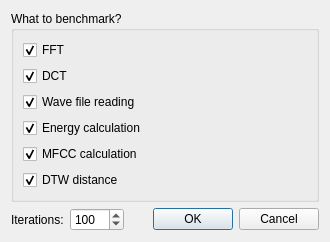
<?xml version="1.0" encoding="UTF-8"?>
<ui version="4.0">
 <class>BenchmarkDialog</class>
 <widget class="QDialog" name="BenchmarkDialog">
  <property name="geometry">
   <rect>
    <x>0</x>
    <y>0</y>
    <width>330</width>
    <height>214</height>
   </rect>
  </property>
  <property name="windowTitle">
   <string>Benchmark</string>
  </property>
  <layout class="QVBoxLayout" name="verticalLayout_2">
   <item>
    <widget class="QGroupBox" name="gbxBenchmarkSettings">
     <property name="title">
      <string>What to benchmark?</string>
     </property>
     <layout class="QVBoxLayout" name="verticalLayout">
      <item>
       <widget class="QCheckBox" name="cbxFft">
        <property name="text">
         <string>FFT</string>
        </property>
        <property name="checked">
         <bool>true</bool>
        </property>
       </widget>
      </item>
      <item>
       <widget class="QCheckBox" name="cbxDct">
        <property name="text">
         <string>DCT</string>
        </property>
        <property name="checked">
         <bool>true</bool>
        </property>
       </widget>
      </item>
      <item>
       <widget class="QCheckBox" name="cbxWave">
        <property name="text">
         <string>Wave file reading</string>
        </property>
        <property name="checked">
         <bool>true</bool>
        </property>
       </widget>
      </item>
      <item>
       <widget class="QCheckBox" name="cbxEnergy">
        <property name="text">
         <string>Energy calculation</string>
        </property>
        <property name="checked">
         <bool>true</bool>
        </property>
       </widget>
      </item>
      <item>
       <widget class="QCheckBox" name="cbxMfcc">
        <property name="text">
         <string>MFCC calculation</string>
        </property>
        <property name="checked">
         <bool>true</bool>
        </property>
       </widget>
      </item>
      <item>
       <widget class="QCheckBox" name="cbxDtw">
        <property name="text">
         <string>DTW distance</string>
        </property>
        <property name="checked">
         <bool>true</bool>
        </property>
       </widget>
      </item>
     </layout>
    </widget>
   </item>
   <item>
    <layout class="QHBoxLayout" name="horizontalLayout">
     <item>
      <widget class="QLabel" name="lblIterations">
       <property name="text">
        <string>Iterations:</string>
       </property>
      </widget>
     </item>
     <item>
      <widget class="QSpinBox" name="editIterations">
       <property name="minimum">
        <number>1</number>
       </property>
       <property name="maximum">
        <number>1000</number>
       </property>
       <property name="value">
        <number>100</number>
       </property>
      </widget>
     </item>
     <item>
      <spacer name="horizontalSpacer">
       <property name="orientation">
        <enum>Qt::Horizontal</enum>
       </property>
       <property name="sizeHint" stdset="0">
        <size>
         <width>40</width>
         <height>20</height>
        </size>
       </property>
      </spacer>
     </item>
     <item>
      <widget class="QDialogButtonBox" name="buttonBox">
       <property name="orientation">
        <enum>Qt::Horizontal</enum>
       </property>
       <property name="standardButtons">
        <set>QDialogButtonBox::Cancel|QDialogButtonBox::Ok</set>
       </property>
      </widget>
     </item>
    </layout>
   </item>
  </layout>
 </widget>
 <resources/>
 <connections>
  <connection>
   <sender>buttonBox</sender>
   <signal>accepted()</signal>
   <receiver>BenchmarkDialog</receiver>
   <slot>accept()</slot>
   <hints>
    <hint type="sourcelabel">
     <x>268</x>
     <y>274</y>
    </hint>
    <hint type="destinationlabel">
     <x>157</x>
     <y>274</y>
    </hint>
   </hints>
  </connection>
  <connection>
   <sender>buttonBox</sender>
   <signal>rejected()</signal>
   <receiver>BenchmarkDialog</receiver>
   <slot>reject()</slot>
   <hints>
    <hint type="sourcelabel">
     <x>316</x>
     <y>260</y>
    </hint>
    <hint type="destinationlabel">
     <x>286</x>
     <y>274</y>
    </hint>
   </hints>
  </connection>
 </connections>
</ui>
